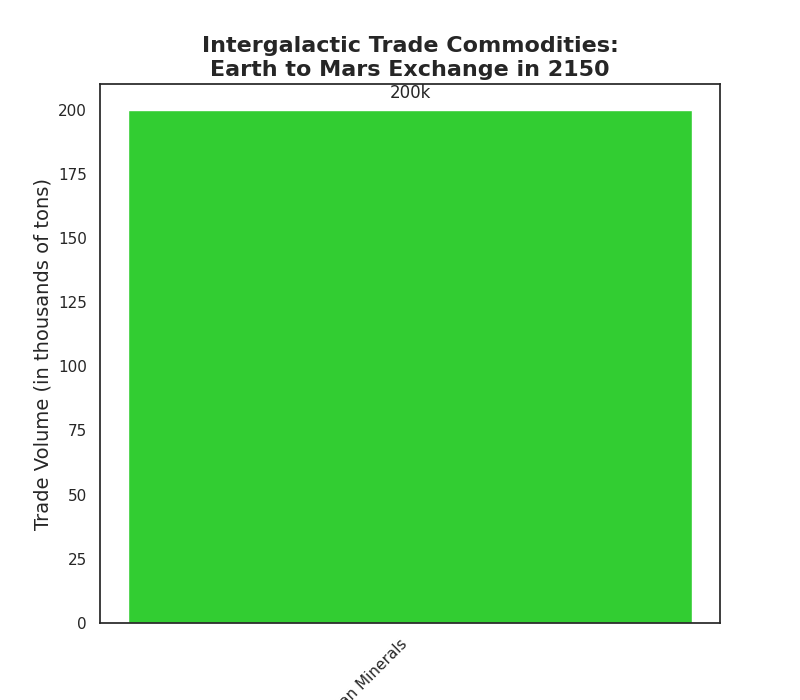

Generate this figure with Python:
import matplotlib.pyplot as plt
import numpy as np

commodities = ['Martian Minerals']
trade_volumes = [200]

# Shuffled color for the bar
shuffled_colors = ['#32CD32']

fig, ax1 = plt.subplots(1, 1, figsize=(8, 7))
bars = ax1.bar(np.arange(len(commodities)), trade_volumes, color=shuffled_colors)

ax1.set_title('Intergalactic Trade Commodities:\nEarth to Mars Exchange in 2150', fontsize=16, fontweight='bold')
ax1.set_xlabel('Commodity', fontsize=14)
ax1.set_ylabel('Trade Volume (in thousands of tons)', fontsize=14)
ax1.set_xticks(np.arange(len(commodities)))
ax1.set_xticklabels(commodities, rotation=45, ha='right')

for bar in bars:
    yval = bar.get_height()
    ax1.text(bar.get_x() + bar.get_width() / 2, yval + 3, f'{yval}k', ha='center', va='bottom', fontsize=12)

plt.show()
